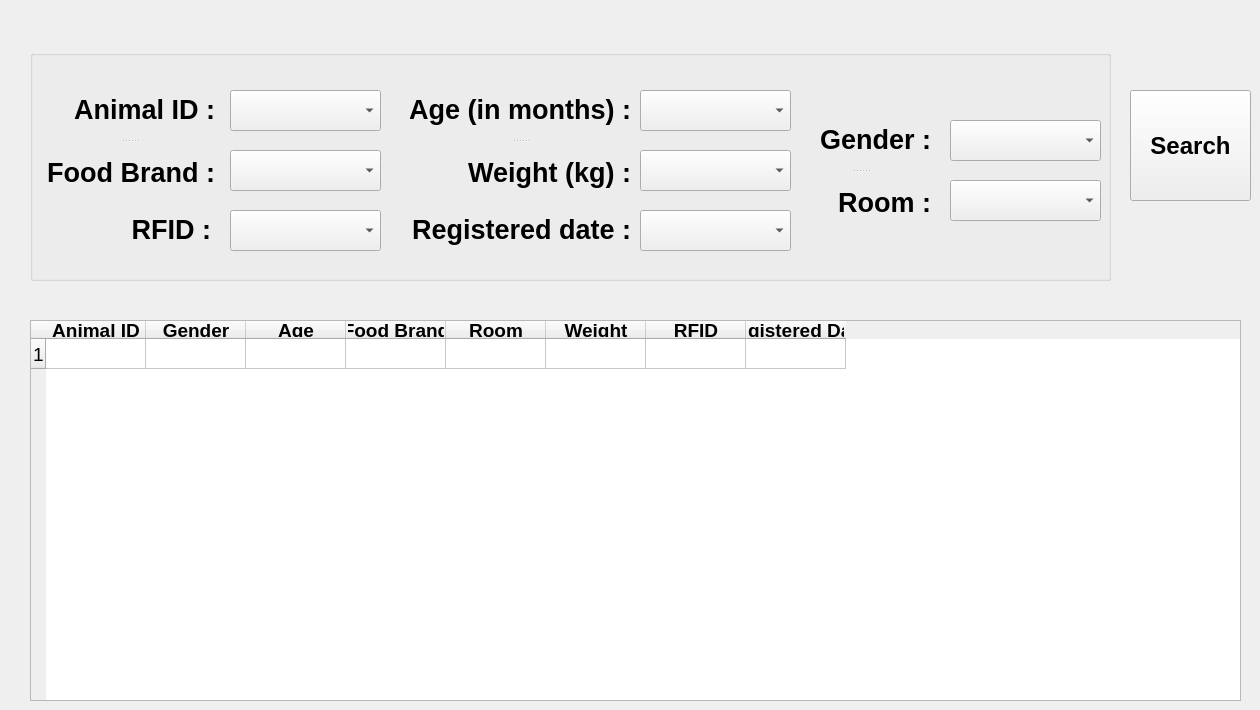
    <widget class="QWidget" name="search_animal_page">
     <widget class="QPushButton" name="search_button_animal">
      <property name="geometry">
       <rect>
        <x>1130</x>
        <y>90</y>
        <width>121</width>
        <height>111</height>
       </rect>
      </property>
      <property name="font">
       <font>
        <pointsize>18</pointsize>
        <weight>75</weight>
        <bold>true</bold>
       </font>
      </property>
      <property name="styleSheet">
       <string notr="true"/>
      </property>
      <property name="text">
       <string>Search</string>
      </property>
     </widget>
     <widget class="QGroupBox" name="groupBox_5">
      <property name="geometry">
       <rect>
        <x>30</x>
        <y>50</y>
        <width>1081</width>
        <height>231</height>
       </rect>
      </property>
      <property name="title">
       <string/>
      </property>
      <widget class="QComboBox" name="search_weight_box">
       <property name="geometry">
        <rect>
         <x>610</x>
         <y>100</y>
         <width>151</width>
         <height>41</height>
        </rect>
       </property>
      </widget>
      <widget class="QSplitter" name="splitter_9">
       <property name="geometry">
        <rect>
         <x>380</x>
         <y>30</y>
         <width>221</width>
         <height>121</height>
        </rect>
       </property>
       <property name="orientation">
        <enum>Qt::Vertical</enum>
       </property>
       <widget class="QLabel" name="label_106">
        <property name="font">
         <font>
          <pointsize>20</pointsize>
          <weight>75</weight>
          <bold>true</bold>
         </font>
        </property>
        <property name="text">
         <string>Age (in months) :</string>
        </property>
        <property name="alignment">
         <set>Qt::AlignRight|Qt::AlignTrailing|Qt::AlignVCenter</set>
        </property>
       </widget>
       <widget class="QLabel" name="label_107">
        <property name="font">
         <font>
          <pointsize>20</pointsize>
          <weight>75</weight>
          <bold>true</bold>
         </font>
        </property>
        <property name="text">
         <string>Weight (kg) :</string>
        </property>
        <property name="alignment">
         <set>Qt::AlignRight|Qt::AlignTrailing|Qt::AlignVCenter</set>
        </property>
       </widget>
      </widget>
      <widget class="QComboBox" name="search_id_box">
       <property name="geometry">
        <rect>
         <x>200</x>
         <y>40</y>
         <width>151</width>
         <height>41</height>
        </rect>
       </property>
      </widget>
      <widget class="QComboBox" name="search_age_box">
       <property name="geometry">
        <rect>
         <x>610</x>
         <y>40</y>
         <width>151</width>
         <height>41</height>
        </rect>
       </property>
      </widget>
      <widget class="QComboBox" name="search_food_brand_box">
       <property name="geometry">
        <rect>
         <x>200</x>
         <y>100</y>
         <width>151</width>
         <height>41</height>
        </rect>
       </property>
      </widget>
      <widget class="QSplitter" name="splitter_5">
       <property name="geometry">
        <rect>
         <x>14</x>
         <y>30</y>
         <width>171</width>
         <height>121</height>
        </rect>
       </property>
       <property name="orientation">
        <enum>Qt::Vertical</enum>
       </property>
       <widget class="QLabel" name="label_98">
        <property name="font">
         <font>
          <pointsize>20</pointsize>
          <weight>75</weight>
          <bold>true</bold>
         </font>
        </property>
        <property name="text">
         <string>Animal ID :</string>
        </property>
        <property name="alignment">
         <set>Qt::AlignRight|Qt::AlignTrailing|Qt::AlignVCenter</set>
        </property>
       </widget>
       <widget class="QLabel" name="label_99">
        <property name="font">
         <font>
          <pointsize>20</pointsize>
          <weight>75</weight>
          <bold>true</bold>
         </font>
        </property>
        <property name="text">
         <string>Food Brand :</string>
        </property>
        <property name="alignment">
         <set>Qt::AlignRight|Qt::AlignTrailing|Qt::AlignVCenter</set>
        </property>
       </widget>
      </widget>
      <widget class="QLabel" name="label_116">
       <property name="geometry">
        <rect>
         <x>10</x>
         <y>150</y>
         <width>171</width>
         <height>58</height>
        </rect>
       </property>
       <property name="font">
        <font>
         <pointsize>20</pointsize>
         <weight>75</weight>
         <bold>true</bold>
        </font>
       </property>
       <property name="text">
        <string>RFID :</string>
       </property>
       <property name="alignment">
        <set>Qt::AlignRight|Qt::AlignTrailing|Qt::AlignVCenter</set>
       </property>
      </widget>
      <widget class="QComboBox" name="search_rfid_box">
       <property name="geometry">
        <rect>
         <x>610</x>
         <y>160</y>
         <width>151</width>
         <height>41</height>
        </rect>
       </property>
      </widget>
      <widget class="QLabel" name="label_117">
       <property name="geometry">
        <rect>
         <x>380</x>
         <y>150</y>
         <width>221</width>
         <height>58</height>
        </rect>
       </property>
       <property name="font">
        <font>
         <pointsize>20</pointsize>
         <weight>75</weight>
         <bold>true</bold>
        </font>
       </property>
       <property name="text">
        <string>Registered date :</string>
       </property>
       <property name="alignment">
        <set>Qt::AlignRight|Qt::AlignTrailing|Qt::AlignVCenter</set>
       </property>
      </widget>
      <widget class="QComboBox" name="search_animal_date_box">
       <property name="geometry">
        <rect>
         <x>200</x>
         <y>160</y>
         <width>151</width>
         <height>41</height>
        </rect>
       </property>
      </widget>
      <widget class="QSplitter" name="splitter_8">
       <property name="geometry">
        <rect>
         <x>760</x>
         <y>60</y>
         <width>141</width>
         <height>121</height>
        </rect>
       </property>
       <property name="orientation">
        <enum>Qt::Vertical</enum>
       </property>
       <widget class="QLabel" name="label_104">
        <property name="font">
         <font>
          <pointsize>20</pointsize>
          <weight>75</weight>
          <bold>true</bold>
         </font>
        </property>
        <property name="text">
         <string>Gender :</string>
        </property>
        <property name="alignment">
         <set>Qt::AlignRight|Qt::AlignTrailing|Qt::AlignVCenter</set>
        </property>
       </widget>
       <widget class="QLabel" name="label_105">
        <property name="font">
         <font>
          <pointsize>20</pointsize>
          <weight>75</weight>
          <bold>true</bold>
         </font>
        </property>
        <property name="text">
         <string>Room :</string>
        </property>
        <property name="alignment">
         <set>Qt::AlignRight|Qt::AlignTrailing|Qt::AlignVCenter</set>
        </property>
       </widget>
      </widget>
      <widget class="QComboBox" name="search_room_box">
       <property name="geometry">
        <rect>
         <x>920</x>
         <y>130</y>
         <width>151</width>
         <height>41</height>
        </rect>
       </property>
      </widget>
      <widget class="QComboBox" name="search_gender_box">
       <property name="geometry">
        <rect>
         <x>920</x>
         <y>70</y>
         <width>151</width>
         <height>41</height>
        </rect>
       </property>
      </widget>
     </widget>
     <widget class="QTableWidget" name="search_animal_table">
      <property name="geometry">
       <rect>
        <x>30</x>
        <y>320</y>
        <width>1211</width>
        <height>381</height>
       </rect>
      </property>
      <property name="font">
       <font>
        <pointsize>14</pointsize>
       </font>
      </property>
      <row>
       <property name="text">
        <string>1</string>
       </property>
      </row>
      <column>
       <property name="text">
        <string>Animal ID</string>
       </property>
       <property name="font">
        <font>
         <weight>75</weight>
         <bold>true</bold>
        </font>
       </property>
      </column>
      <column>
       <property name="text">
        <string>Gender</string>
       </property>
       <property name="font">
        <font>
         <weight>75</weight>
         <bold>true</bold>
        </font>
       </property>
      </column>
      <column>
       <property name="text">
        <string>Age</string>
       </property>
       <property name="font">
        <font>
         <weight>75</weight>
         <bold>true</bold>
        </font>
       </property>
      </column>
      <column>
       <property name="text">
        <string>Food Brand</string>
       </property>
       <property name="font">
        <font>
         <weight>75</weight>
         <bold>true</bold>
        </font>
       </property>
      </column>
      <column>
       <property name="text">
        <string>Room</string>
       </property>
       <property name="font">
        <font>
         <weight>75</weight>
         <bold>true</bold>
        </font>
       </property>
      </column>
      <column>
       <property name="text">
        <string>Weight</string>
       </property>
       <property name="font">
        <font>
         <weight>75</weight>
         <bold>true</bold>
        </font>
       </property>
      </column>
      <column>
       <property name="text">
        <string>RFID</string>
       </property>
       <property name="font">
        <font>
         <weight>75</weight>
         <bold>true</bold>
        </font>
       </property>
      </column>
      <column>
       <property name="text">
        <string>Registered Date</string>
       </property>
       <property name="font">
        <font>
         <weight>75</weight>
         <bold>true</bold>
        </font>
       </property>
      </column>
     </widget>
    </widget>
